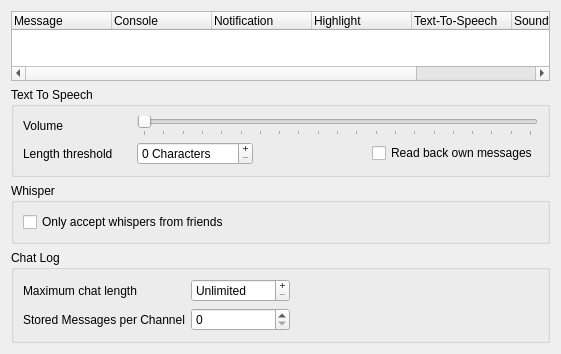
<?xml version="1.0" encoding="UTF-8"?>
<ui version="4.0">
 <class>LogConfig</class>
 <widget class="QWidget" name="LogConfig">
  <property name="geometry">
   <rect>
    <x>0</x>
    <y>0</y>
    <width>561</width>
    <height>343</height>
   </rect>
  </property>
  <property name="windowTitle">
   <string>Messages</string>
  </property>
  <property name="styleSheet">
   <string notr="true">font: 57 11pt &quot;Terminus (TTF)&quot;;</string>
  </property>
  <layout class="QVBoxLayout">
   <item>
    <widget class="QTreeWidget" name="qtwMessages">
     <property name="alternatingRowColors">
      <bool>true</bool>
     </property>
     <property name="selectionMode">
      <enum>QAbstractItemView::SingleSelection</enum>
     </property>
     <property name="rootIsDecorated">
      <bool>false</bool>
     </property>
     <property name="uniformRowHeights">
      <bool>true</bool>
     </property>
     <property name="itemsExpandable">
      <bool>false</bool>
     </property>
     <column>
      <property name="text">
       <string>Message</string>
      </property>
     </column>
     <column>
      <property name="text">
       <string>Console</string>
      </property>
     </column>
     <column>
      <property name="text">
       <string>Notification</string>
      </property>
     </column>
     <column>
      <property name="text">
       <string>Highlight</string>
      </property>
     </column>
     <column>
      <property name="text">
       <string>Text-To-Speech</string>
      </property>
     </column>
     <column>
      <property name="text">
       <string>Soundfile</string>
      </property>
     </column>
     <column>
      <property name="text">
       <string>Path</string>
      </property>
     </column>
    </widget>
   </item>
   <item>
    <widget class="QGroupBox" name="qgbTTS">
     <property name="title">
      <string>Text To Speech</string>
     </property>
     <layout class="QGridLayout">
      <item row="0" column="0">
       <widget class="QLabel" name="qlVolume">
        <property name="text">
         <string>Volume</string>
        </property>
        <property name="buddy">
         <cstring>qsVolume</cstring>
        </property>
       </widget>
      </item>
      <item row="0" column="1" colspan="3">
       <widget class="QSlider" name="qsVolume">
        <property name="toolTip">
         <string>Volume of Text-To-Speech Engine</string>
        </property>
        <property name="whatsThis">
         <string>&lt;b&gt;This is the volume used for the speech synthesis.&lt;/b&gt;</string>
        </property>
        <property name="maximum">
         <number>100</number>
        </property>
        <property name="singleStep">
         <number>5</number>
        </property>
        <property name="pageStep">
         <number>20</number>
        </property>
        <property name="orientation">
         <enum>Qt::Horizontal</enum>
        </property>
        <property name="tickPosition">
         <enum>QSlider::TicksBelow</enum>
        </property>
        <property name="tickInterval">
         <number>5</number>
        </property>
       </widget>
      </item>
      <item row="1" column="0">
       <widget class="QLabel" name="qlThreshold">
        <property name="text">
         <string>Length threshold</string>
        </property>
        <property name="buddy">
         <cstring>qsbThreshold</cstring>
        </property>
       </widget>
      </item>
      <item row="1" column="1">
       <widget class="QSpinBox" name="qsbThreshold">
        <property name="toolTip">
         <string>Message length threshold for Text-To-Speech Engine</string>
        </property>
        <property name="whatsThis">
         <string>&lt;b&gt;This is the length threshold used for the Text-To-Speech Engine.&lt;/b&gt;&lt;br /&gt;Messages longer than this limit will not be read aloud in their full length.</string>
        </property>
        <property name="buttonSymbols">
         <enum>QAbstractSpinBox::PlusMinus</enum>
        </property>
        <property name="suffix">
         <string> Characters</string>
        </property>
        <property name="maximum">
         <number>5000</number>
        </property>
        <property name="singleStep">
         <number>10</number>
        </property>
       </widget>
      </item>
      <item row="1" column="3">
       <widget class="QCheckBox" name="qcbReadBackOwn">
        <property name="toolTip">
         <string>If enabled text messages you send will be read back to you with TTS</string>
        </property>
        <property name="text">
         <string>Read back own messages</string>
        </property>
       </widget>
      </item>
     </layout>
    </widget>
   </item>
   <item>
    <widget class="QGroupBox" name="qgbWhisper">
     <property name="title">
      <string>Whisper</string>
     </property>
     <layout class="QVBoxLayout" name="verticalLayout">
      <item>
       <widget class="QCheckBox" name="qcbWhisperFriends">
        <property name="toolTip">
         <string>If checked you will only hear whispers from users you added to your friend list.</string>
        </property>
        <property name="text">
         <string>Only accept whispers from friends</string>
        </property>
       </widget>
      </item>
     </layout>
    </widget>
   </item>
   <item>
    <widget class="QGroupBox" name="qgbMaxBlocks">
     <property name="title">
      <string>Chat Log</string>
     </property>
     <layout class="QGridLayout" name="_2">
      <item row="0" column="0">
       <widget class="QLabel" name="qlMaxBlocks">
        <property name="text">
         <string>Maximum chat length</string>
        </property>
       </widget>
      </item>
      <item row="0" column="1">
       <widget class="QSpinBox" name="qsbMaxBlocks">
        <property name="buttonSymbols">
         <enum>QAbstractSpinBox::PlusMinus</enum>
        </property>
        <property name="specialValueText">
         <string>Unlimited</string>
        </property>
        <property name="suffix">
         <string> Lines</string>
        </property>
        <property name="maximum">
         <number>1000000</number>
        </property>
        <property name="singleStep">
         <number>100</number>
        </property>
       </widget>
      </item>
      <item row="0" column="2">
       <spacer name="horizontalSpacer">
        <property name="orientation">
         <enum>Qt::Horizontal</enum>
        </property>
        <property name="sizeHint" stdset="0">
         <size>
          <width>8</width>
          <height>16</height>
         </size>
        </property>
       </spacer>
      </item>
      <item row="1" column="0">
       <widget class="QLabel" name="qlMaxMessages">
        <property name="text">
         <string>Stored Messages per Channel</string>
        </property>
       </widget>
      </item>
      <item row="1" column="1">
       <widget class="QSpinBox" name="qsbMaxMessages"/>
      </item>
     </layout>
    </widget>
   </item>
  </layout>
 </widget>
 <resources/>
 <connections/>
</ui>
